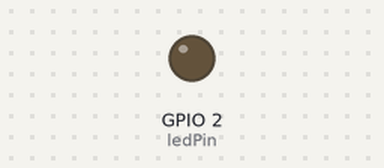
Bench run of a sketch on a simulated ESP32. Shown: output pins drawn as LEDs (lit = HIGH). What the sketch prints to the serial monitor is not drawn.

Above: at 1.2 s.
At 9.2 s:
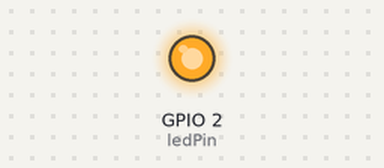
Timing chart, 0 to 9.6 s (numbered marks = the images above):
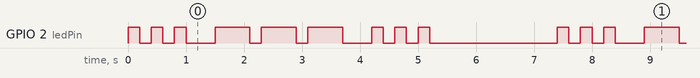

Measured:
- by itself, GPIO 2 (ledPin): repeats every 7.4 s: 2 × (LOW 0.20 s, HIGH 0.20 s), LOW 0.50 s, 2 × (HIGH 0.60 s, LOW 0.20 s), HIGH 0.60 s, LOW 0.50 s, 2 × (HIGH 0.20 s, LOW 0.20 s), HIGH 0.20 s, LOW 2.2 s, HIGH 0.20 s
- by itself, everything shown: repeats every 7.4 s, in 18 steps

The sketch:

lab02a.ino
```cpp
// 定义LED引脚，ESP32通常板载LED连接在GPIO 2
const int ledPin = 2;

void setup() {
  Serial.begin(115200);
  pinMode(ledPin, OUTPUT);
  Serial.println("SOS Signal Starting...");
}

void loop() {
  // ========== S: 短闪3次 (200ms亮，200ms灭) ==========
  for(int i = 0; i < 3; i++) {
    digitalWrite(ledPin, HIGH);
    delay(200);
    digitalWrite(ledPin, LOW);
    delay(200);
  }
  delay(300);  // 字母间隔

  // ========== O: 长闪3次 (600ms亮，200ms灭) ==========
  for(int i = 0; i < 3; i++) {
    digitalWrite(ledPin, HIGH);
    delay(600);
    digitalWrite(ledPin, LOW);
    delay(200);
  }
  delay(300);  // 字母间隔

  // ========== S: 短闪3次 (200ms亮，200ms灭) ==========
  for(int i = 0; i < 3; i++) {
    digitalWrite(ledPin, HIGH);
    delay(200);
    digitalWrite(ledPin, LOW);
    delay(200);
  }

  delay(2000);  // 单词间隔（重复前等待2秒）
}
```
